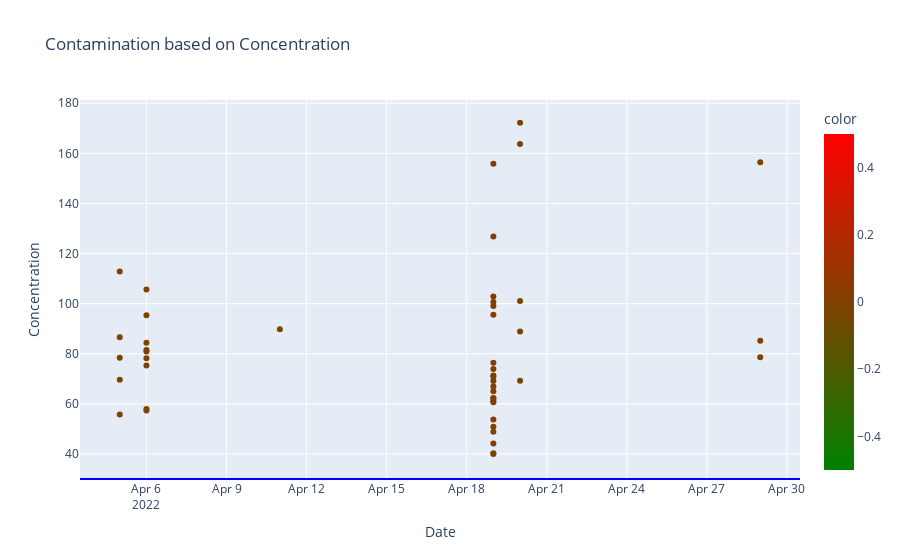

The notebook cell saved with this chart:
### Code cell
fig = px.scatter(df1, x="Date", y="Concentration",
                 hover_data=['ParticipantID'],title = 'Contamination based on Concentration',
                
    
        color=(
            (df1['Concentration'] < 30) #|
           # (df1['OD260/230'] < 2.0)
        ).astype('int'),
        color_continuous_scale=["green", "red"]
        
    )
#fig.add_hline(y=2.3, line_width=2, line_color="blue")
fig.add_hline(y=30, line_width=2, line_color="blue")


fig.show()

### Figure 1 — Plotly figure (JSON) as saved in the notebook; plotly's stock layout.template omitted (floating-point values rounded to 4 significant figures)
{"data": [{"customdata": [["K039336F"], ["K039317K"], ["K036350K"], ["K024292D"], ["K039339J"], ["K039289E"], ["K037463V"], ["K041633C"], ["K039452G"], ["K039083F"], ["K030902N"], ["K036349J"], ["K039344P"], ["K036348H"], ["K039337G"], ["K039335E"], ["K039292H"], ["K043668P"], ["K041385H"], ["K029049Z"], ["K037464W"], ["K041381D"], ["K039345Q"], ["K039275P"], ["K039297N"], ["K039343N"], ["K039352Y"], ["K023506Z"], ["K039328X"], ["K039332B"], ["K043221D"], ["K039320N"], ["K039348T"], ["K039354A"], ["K041646R"], ["K000815K"], ["K039346R"], ["K035312G"], ["K039326V"], ["K039347S"], ["K039342M"], ["K044761C"], ["K039351X"], ["K039329Y"], ["K039605Y"], ["K044760B"]], "hovertemplate": "Date=%{x}<br>Concentration=%{y}<br>ParticipantID=%{customdata[0]}<br>color=%{marker.color}<extra></extra>", "legendgroup": "", "marker": {"color": [0, 0, 0, 0, 0, 0, 0, 0, 0, 0, 0, 0, 0, 0, 0, 0, 0, 0, 0, 0, 0, 0, 0, 0, 0, 0, 0, 0, 0, 0, 0, 0, 0, 0, 0, 0, 0, 0, 0, 0, 0, 0, 0, 0, 0, 0], "coloraxis": "coloraxis", "symbol": "circle"}, "mode": "markers", "name": "", "orientation": "v", "showlegend": false, "type": "scatter", "x": ["2022-04-20", "2022-04-19", "2022-04-06", "2022-04-19", "2022-04-19", "2022-04-06", "2022-04-05", "2022-04-19", "2022-04-19", "2022-04-20", "2022-04-05", "2022-04-06", "2022-04-20", "2022-04-19", "2022-04-06", "2022-04-19", "2022-04-19", "2022-04-19", "2022-04-29", "2022-04-11", "2022-04-19", "2022-04-29", "2022-04-19", "2022-04-19", "2022-04-05", "2022-04-19", "2022-04-19", "2022-04-20", "2022-04-06", "2022-04-06", "2022-04-19", "2022-04-06", "2022-04-05", "2022-04-19", "2022-04-19", "2022-04-19", "2022-04-19", "2022-04-29", "2022-04-06", "2022-04-05", "2022-04-19", "2022-04-19", "2022-04-20", "2022-04-06", "2022-04-19", "2022-04-19"], "xaxis": "x", "y": [172.2, 155.9, 84.4, 69.11, 65.02, 81.45, 86.61, 48.85, 73.95, 69.26, 69.65, 57.38, 88.92, 66.93, 57.92, 61.24, 76.4, 102.9, 78.61, 89.74, 99.06, 156.5, 126.8, 95.53, 55.74, 50.87, 70.8, 163.7, 95.37, 80.94, 62.25, 78.17, 78.4, 44.2, 71.35, 39.96, 60.67, 85.14, 75.27, 112.9, 53.75, 62.33, 101.0, 105.7, 40.28, 100.7], "yaxis": "y"}], "layout": {"coloraxis": {"colorbar": {"title": {"text": "color"}}, "colorscale": [[0, "green"], [1, "red"]]}, "legend": {"tracegroupgap": 0}, "shapes": [{"line": {"color": "blue", "width": 2}, "type": "line", "x0": 0, "x1": 1, "xref": "x domain", "y0": 30, "y1": 30, "yref": "y"}], "title": {"text": "Contamination based on Concentration"}, "xaxis": {"anchor": "y", "domain": [0, 1], "title": {"text": "Date"}}, "yaxis": {"anchor": "x", "domain": [0, 1], "title": {"text": "Concentration"}}}}
